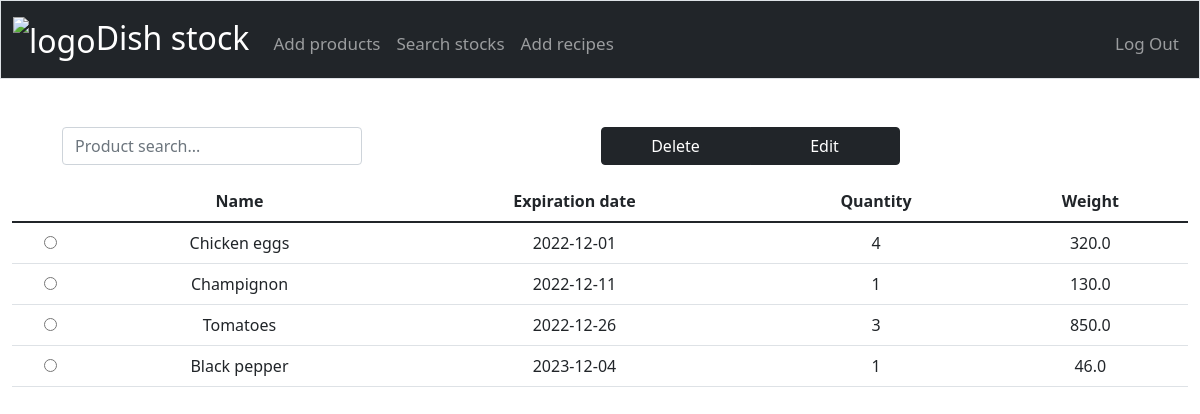
Screenshot of /my_products (signed in) with the database file from the repository.
### tables this page shows
CREATE TABLE 'groceryStock' ('name' TEXT, 'expire' REAL,'quantity' INTEGER, 'weight' REAL, 'user_id' INTEGER,'id' INTEGER);

### app.py (the view)
@app.route("/my_products", methods=["GET", "POST"])
@login_required
def my_products():
    user_id = session["user_id"]
    if request.method == "GET":
        products = db.execute("SELECT * FROM groceryStock where user_id = ?", user_id)
        return render_template("my_products.html", ingredients=products)

### app.py (called while the page is built)
def login_required(f):
    @wraps(f)
    def decorated_function(*args, **kwargs):
        if session.get("user_id") is None:
            return redirect("/login")
        return f(*args, **kwargs)
    return decorated_function

@app.after_request
def after_request(response):
    response.headers["Cache-Control"] = "no-cache, no-store, must-revalidate"
    response.headers["Expires"] = 0
    response.headers["Pragma"] = "no-cache"
    return response

### templates/my_products.html (shortened to what this page needs)
{% extends "layout.html" %}
{% block main %}
<form action="/my_products" method="post">
    <div class="mb-3 container_align">
            <div>
                <input  autocomplete="off" autofocus class="form-control search_width" name="search" placeholder="Product search..." type="search">
            </div>
            <div class="align btn-group">
                <button class="btn button_width btn-dark" type="submit" name="action" value="delete">Delete</button>
                <button class="btn button_width btn-dark" type="submit" name="action" value="edit">Edit</button>
            </div>
    </div>
    <table class="table">
        <thead class="thead-dark">
            <tr>
                <th scope="col"></th>
                <th scope="col">Name</th>
                <th scope="col">Expiration date</th>
                <th scope="col">Quantity</th>
                <th scope="col">Weight</th>
            </tr>
        </thead>
        <tbody>
            {% for row in ingredients %}
            <tr class="evidence">
                <td class="radio_width"><input type="radio" name="check" id="checked" value="{{ row["name"] }}"></td>
                <td class="name_width">{{ row["name"] }}</td>
                <td>{{ row["expire"] }}</td>
                <td>{{ row["quantity"] }}</td>
                <td>{{ row["weight"] }}</td>
            </tr>
            {% endfor %}
        </tbody>
    </table>
</form>
{% endblock %}

### static/styles.css (style rules this page uses)
.container_align ,.align { display: flex; }
.container_align { margin: auto; padding: 0px 50px; }
.align { margin: auto; padding: 0px 20px; }
.search_width { width: 1000px; }
.search_width { width: 300px; }
.button_width { width: 150px; }
.name_width { width: 300px; }

### rows the page displays
groceryStock: name "Chicken eggs", expire "2022-12-01", quantity "4", weight "320.0"
groceryStock: name "Champignon", expire "2022-12-11", quantity "1", weight "130.0"
groceryStock: name "Tomatoes", expire "2022-12-26", quantity "3", weight "850.0"
groceryStock: name "Black pepper", expire "2023-12-04", quantity "1", weight "46.0"
